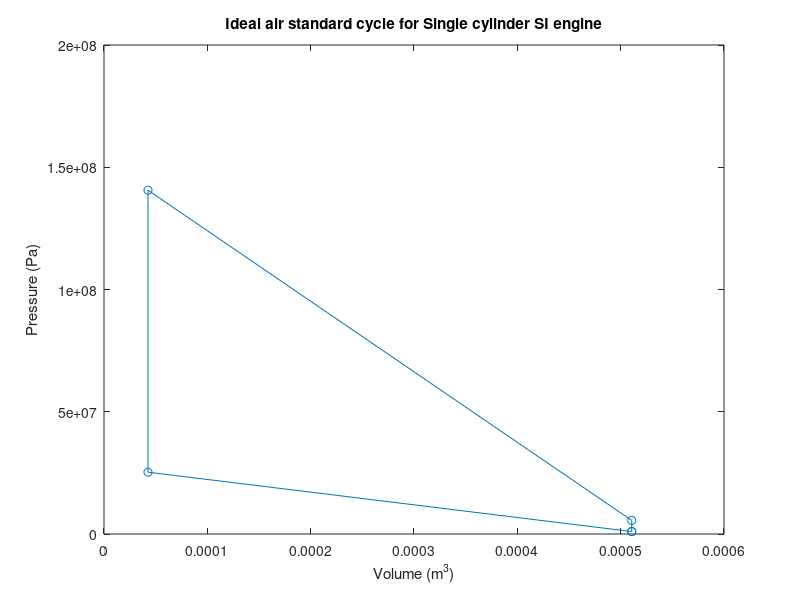

Here is the MATLAB script that generated this plot: (Note: this script raises an error after producing the figure.)
%% Şahin Utku Bozkurt   030170161   HW-2
%% Calculating and drawing the ideal air standard cycle of Single cylinder SI engine

% Given engine parameters
bore = 0.085; % m
stroke = 0.090; % m
CR = 12; % Compression Ratio
LHV = 49*10^6; %J/kg
stoich_air = 17; % 
rpm = 1501.5; % Revolutions per minute
lambda = 0.91; % Air-fuel ratio
moment = 25.11; % Nm
Vd=pi*0.25*bore^2*stroke;%m^3
advance = 7; % degrees 
water_flow=2.92*10^-4 ;% m3/s, water flow
mfc = 1.097/3600; % kg/s, mean fuel consumption
m_fuel = mfc; % kg/s, mass flow rate of fuel
m_water=0.291; % kg/s,mass of water flow 
m_air=17.56/3600 ; % kg/s, mass of air flow 
T_diff = 30; % K, temperature difference of cooling water
T_manifold = 353; % K, temperature of intake manifold
T_atmos = 298; % K, temperature of ambient air
T_exhaust=777.9; % K, temperature of ambient air
c_v_water=4190; % J/(kg*°C)
c_v_air=1006; % J/(kg*°C)
displacement=stroke;


% Constants
R = 287; % J/kg-K, gas constant of air
k = 1.3; % Specific heat ratio of air

% Initial conditions
P1 = 10e5; % Pa
T1 = T_atmos; % K
Vc=Vd/(CR-1);% m3
V1=Vd+Vc;% m3
V1 = (pi/4) * bore^2 * stroke; % m3


% Process 1-2: Isentropic compression
V2 = V1/CR;
P2 = P1 * (V1/V2)^k;
T2 = T1 * (V1/V2)^(k-1);

% Process 2-3: Constant volume heat addition
Q_in = LHV * m_fuel;
T3 = T2+((Q_in)/((m_air+m_fuel)*c_v_air));
P3 = P2 * (T3/T2);
V3=V2;

% Process 3-4: Isentropic expansion
V4 = V1;
P4 = P3/(CR^k);
T4=T3/(CR^(k-1));

% Process 4-1: Constant volume heat rejection
Q_out_water = m_water * c_v_water * (71.6-67.8);
Q_out_air = (m_air+m_fuel) * c_v_air * (T_exhaust-T_manifold);
Q_out=Q_out_air+Q_out_water;


% Plotting the cycle
V = [V1 V2 V3 V4 V1];
P = [P1 P2 P3 P4 P1];

plot(V,P,'-o');
xlabel('Volume (m^3)');
ylabel('Pressure (Pa)');
title('Ideal air standard cycle for Single cylinder SI engine');


% Calculate effective power
effective_power = moment *(2*pi*rpm/60);

% Calculate brake specific fuel consumption
bsfc = (m_fuel*3600 / effective_power)*10^6;% g/kWh

% Calculate effective efficiency
effective_efficiency = effective_power*10^6 /(bsfc*LHV);

%Indicated Power
ipow=Q_in-Q_out;% W

% Calculate indicated mean effective pressure (IMEP)
imep = (ipow/(Vd*(rpm/60)*0.5))/1000;% kPa

% Calculate brake mean effective pressure (BMEP)
bmep = (effective_power/(Vd*(rpm/60)*0.5))/1000;% kPa

% Calculate friction mean effective pressure (FMEP)
fmep = bmep - imep;

% Calculate mechanical efficiency
mechanical_efficiency = bmep/imep;

% Calculate volumetric efficiency
volumetric_efficiency=(2*m_air/((rpm/60)*Vd));

% Calculate energy lost (Qfriction)
Q_out_friction=Q_in-Q_out-effective_power;

% Display results
fprintf('Effective power: %f W\n', effective_power);
fprintf('BSFC: %f g/Wh\n', bsfc);
fprintf('Effective efficiency: %f %%\n', effective_efficiency*100);
fprintf('IMEP: %f kPa\n', imep);
fprintf('BMEP: %f kPa\n', bmep);
fprintf('FMEP: %f kPa\n', fmep);
fprintf('Mechanical efficiency: %f %% ', (mechanical_efficiency*100));
fprintf('\nVolumetric efficiency: %f %% ', (volumetric_efficiency*100));
fprintf('\nrate of energy lost(Qfriction) %f %  ', (Q_out_friction*100/Q_in));
fprintf('\nrate of heat rejected with exhaust gas  %f %  ', (Q_out_air*100/Q_in));
fprintf('\nrate of heat rejected with cooling water  %f %  ', (Q_out_water*100/Q_in));

%% Drawing the real cycle of single cylinder SI engine

v_values=readmatrix('1500_7_90_1732_Şahin Utku Bozkurt.xlsx','Range','B2:B721');  % L
p_values=readmatrix('1500_7_90_1732_Şahin Utku Bozkurt.xlsx','Range','C2:C721');  % bar


plot(v_values/1000,p_values);
title('P-V Diagram');
ylabel('Pressure(bar)');
xlabel('Volume(m3)');
grid

